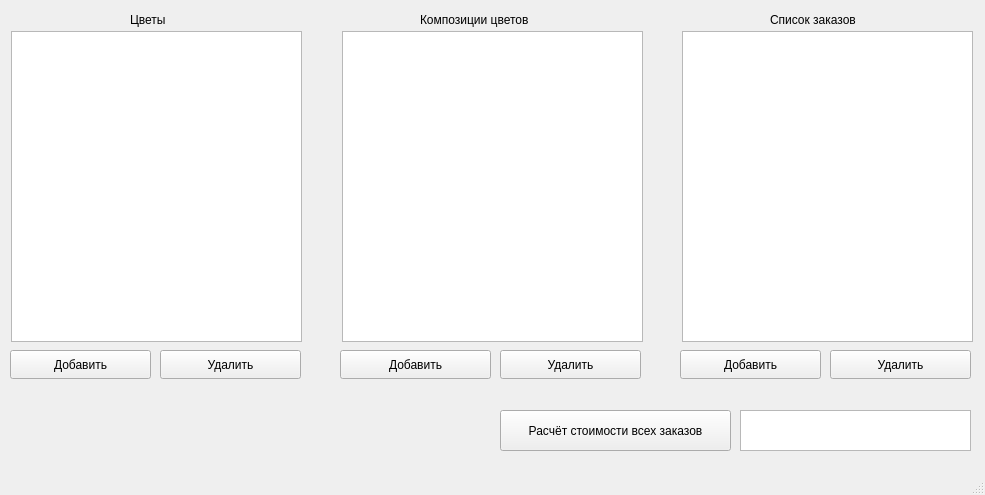
<?xml version="1.0" encoding="UTF-8"?>
<ui version="4.0">
 <class>MainWindow</class>
 <widget class="QMainWindow" name="MainWindow">
  <property name="geometry">
   <rect>
    <x>0</x>
    <y>0</y>
    <width>985</width>
    <height>495</height>
   </rect>
  </property>
  <property name="windowTitle">
   <string>MainWindow</string>
  </property>
  <widget class="QWidget" name="centralwidget">
   <widget class="QPushButton" name="pushButton">
    <property name="geometry">
     <rect>
      <x>10</x>
      <y>350</y>
      <width>141</width>
      <height>29</height>
     </rect>
    </property>
    <property name="text">
     <string>Добавить</string>
    </property>
   </widget>
   <widget class="QPushButton" name="pushButton_6">
    <property name="geometry">
     <rect>
      <x>830</x>
      <y>350</y>
      <width>141</width>
      <height>29</height>
     </rect>
    </property>
    <property name="text">
     <string>Удалить</string>
    </property>
   </widget>
   <widget class="QTableView" name="tableView_2">
    <property name="geometry">
     <rect>
      <x>342</x>
      <y>31</y>
      <width>301</width>
      <height>311</height>
     </rect>
    </property>
   </widget>
   <widget class="QPushButton" name="pushButton_3">
    <property name="geometry">
     <rect>
      <x>500</x>
      <y>350</y>
      <width>141</width>
      <height>29</height>
     </rect>
    </property>
    <property name="text">
     <string>Удалить</string>
    </property>
   </widget>
   <widget class="QTableView" name="tableView_3">
    <property name="geometry">
     <rect>
      <x>682</x>
      <y>31</y>
      <width>291</width>
      <height>311</height>
     </rect>
    </property>
   </widget>
   <widget class="QTableView" name="tableView">
    <property name="geometry">
     <rect>
      <x>11</x>
      <y>31</y>
      <width>291</width>
      <height>311</height>
     </rect>
    </property>
   </widget>
   <widget class="QPushButton" name="pushButton_2">
    <property name="geometry">
     <rect>
      <x>160</x>
      <y>350</y>
      <width>141</width>
      <height>29</height>
     </rect>
    </property>
    <property name="text">
     <string>Удалить</string>
    </property>
   </widget>
   <widget class="QPushButton" name="pushButton_5">
    <property name="geometry">
     <rect>
      <x>680</x>
      <y>350</y>
      <width>141</width>
      <height>29</height>
     </rect>
    </property>
    <property name="text">
     <string>Добавить</string>
    </property>
   </widget>
   <widget class="QPushButton" name="pushButton_4">
    <property name="geometry">
     <rect>
      <x>340</x>
      <y>350</y>
      <width>151</width>
      <height>29</height>
     </rect>
    </property>
    <property name="text">
     <string>Добавить</string>
    </property>
   </widget>
   <widget class="QPushButton" name="pushButton_7">
    <property name="geometry">
     <rect>
      <x>500</x>
      <y>410</y>
      <width>231</width>
      <height>41</height>
     </rect>
    </property>
    <property name="text">
     <string>Расчёт стоимости всех заказов</string>
    </property>
   </widget>
   <widget class="QTextBrowser" name="textBrowser">
    <property name="geometry">
     <rect>
      <x>740</x>
      <y>410</y>
      <width>231</width>
      <height>41</height>
     </rect>
    </property>
   </widget>
   <widget class="QLabel" name="label_2">
    <property name="geometry">
     <rect>
      <x>130</x>
      <y>10</y>
      <width>51</width>
      <height>20</height>
     </rect>
    </property>
    <property name="text">
     <string>Цветы</string>
    </property>
   </widget>
   <widget class="QLabel" name="label_3">
    <property name="geometry">
     <rect>
      <x>420</x>
      <y>10</y>
      <width>141</width>
      <height>20</height>
     </rect>
    </property>
    <property name="text">
     <string>Композиции цветов</string>
    </property>
   </widget>
   <widget class="QLabel" name="label_4">
    <property name="geometry">
     <rect>
      <x>770</x>
      <y>10</y>
      <width>111</width>
      <height>20</height>
     </rect>
    </property>
    <property name="text">
     <string>Список заказов</string>
    </property>
   </widget>
  </widget>
  <widget class="QMenuBar" name="menubar">
   <property name="geometry">
    <rect>
     <x>0</x>
     <y>0</y>
     <width>985</width>
     <height>25</height>
    </rect>
   </property>
  </widget>
  <widget class="QStatusBar" name="statusbar"/>
 </widget>
 <resources/>
 <connections/>
</ui>
